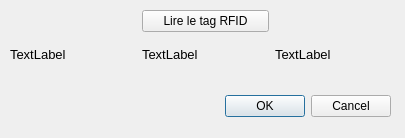
<?xml version="1.0" encoding="UTF-8"?>
<ui version="4.0">
 <class>ihmTag</class>
 <widget class="QDialog" name="ihmTag">
  <property name="geometry">
   <rect>
    <x>0</x>
    <y>0</y>
    <width>405</width>
    <height>138</height>
   </rect>
  </property>
  <property name="windowTitle">
   <string>Dialog</string>
  </property>
  <widget class="QDialogButtonBox" name="buttonBox">
   <property name="geometry">
    <rect>
     <x>50</x>
     <y>90</y>
     <width>341</width>
     <height>32</height>
    </rect>
   </property>
   <property name="orientation">
    <enum>Qt::Horizontal</enum>
   </property>
   <property name="standardButtons">
    <set>QDialogButtonBox::Cancel|QDialogButtonBox::Ok</set>
   </property>
  </widget>
  <widget class="QWidget" name="gridLayoutWidget">
   <property name="geometry">
    <rect>
     <x>10</x>
     <y>10</y>
     <width>391</width>
     <height>61</height>
    </rect>
   </property>
   <layout class="QGridLayout" name="gridLayout">
    <item row="1" column="0">
     <widget class="QLabel" name="Profil">
      <property name="font">
       <font>
        <pointsize>10</pointsize>
       </font>
      </property>
      <property name="text">
       <string>TextLabel</string>
      </property>
     </widget>
    </item>
    <item row="1" column="1">
     <widget class="QLabel" name="Type">
      <property name="font">
       <font>
        <pointsize>10</pointsize>
       </font>
      </property>
      <property name="text">
       <string>TextLabel</string>
      </property>
     </widget>
    </item>
    <item row="1" column="2">
     <widget class="QLabel" name="Adresse">
      <property name="font">
       <font>
        <pointsize>10</pointsize>
       </font>
      </property>
      <property name="text">
       <string>TextLabel</string>
      </property>
     </widget>
    </item>
    <item row="0" column="1">
     <widget class="QPushButton" name="LireTag">
      <property name="text">
       <string>Lire le tag RFID</string>
      </property>
     </widget>
    </item>
   </layout>
  </widget>
 </widget>
 <resources/>
 <connections>
  <connection>
   <sender>buttonBox</sender>
   <signal>accepted()</signal>
   <receiver>ihmTag</receiver>
   <slot>accept()</slot>
   <hints>
    <hint type="sourcelabel">
     <x>248</x>
     <y>254</y>
    </hint>
    <hint type="destinationlabel">
     <x>157</x>
     <y>274</y>
    </hint>
   </hints>
  </connection>
  <connection>
   <sender>buttonBox</sender>
   <signal>rejected()</signal>
   <receiver>ihmTag</receiver>
   <slot>reject()</slot>
   <hints>
    <hint type="sourcelabel">
     <x>316</x>
     <y>260</y>
    </hint>
    <hint type="destinationlabel">
     <x>286</x>
     <y>274</y>
    </hint>
   </hints>
  </connection>
 </connections>
</ui>
